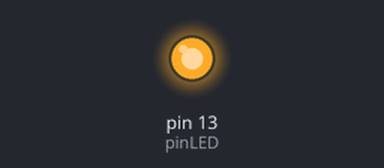
Bench run of a sketch on a simulated Arduino Uno, built with avr-gcc and run on an emulated ATmega328P. Shown: output pins drawn as LEDs (lit = HIGH).

Above: at 0.4 s.
At 11.5 s:
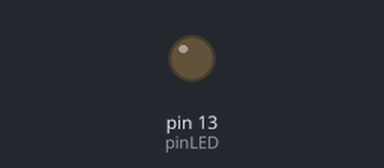
Timing chart, 0 to 16.9 s (numbered marks = the images above):
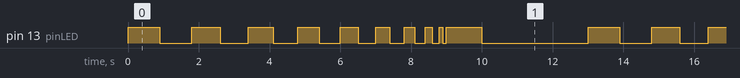

Measured:
- by itself, pin 13 (pinLED): repeats every 13.0 s: LOW 0.90 s, HIGH 0.80 s, LOW 0.80 s, HIGH 0.70 s, LOW 0.70 s, HIGH 0.60 s, LOW 0.60 s, HIGH 0.50 s, LOW 0.50 s, HIGH 0.40 s, LOW 0.40 s, HIGH 0.30 s, LOW 0.30 s, HIGH 0.20 s, LOW 0.20 s, HIGH 0.10 s, LOW 0.10 s, HIGH 1.0 s, LOW 3.0 s, HIGH 0.90 s
- by itself, everything shown: repeats every 13.0 s, in 20 steps

The sketch:

TimeDelay.ino
```cpp
/**
 * KCMI class coder
 *
 * Part 6 - Perintah if
 *
 * Modifikasi program menggunakan perintah if- else dengan ketentuan sebagai berikut
 * - Beri nilai awal int timeDelay = 1000;
 * - Jika timeDelay bernilai lebih kecil sama dengan 0, maka LED akan diam selama 3
 *   detik lalu nilai timeDelay direset ke 1000
 * - Nilai timeDelay dikurangi 100 jika time delay > 100
 * - Nyalakan dan matikan LED selama timeDelay
 *
 */

void setup() {
  // pin 13 sebagai output
  pinMode(13, OUTPUT);
}

// awal time delay 1000 | 1 detik
int timeDelay = 1000;
int timeDelayOff;
int pinLED = 13;
void loop() {
  timeDelay = timeDelay - 100;

  /* Jika timeDelay bernilai 0 atau negatifmaka LED akan diam selama 3
     detik lalu nilai timeDelay direset ke 1000 */
  if(timeDelay <= 0){
    timeDelayOff = 3000;
    timeDelay = 1000;
  } else {
    timeDelayOff = timeDelay;
  }

  //Nyalakan dan matikan LED selama timeDelay
  digitalWrite(pinLED, HIGH);
  delay(timeDelay);
  digitalWrite(pinLED, LOW);
  delay(timeDelayOff);
}
```
